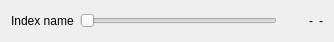
<?xml version="1.0" encoding="UTF-8"?>
<ui version="4.0">
 <class>qMRMLSequenceBrowserSeekWidget</class>
 <widget class="QWidget" name="qMRMLSequenceBrowserSeekWidget">
  <property name="geometry">
   <rect>
    <x>0</x>
    <y>0</y>
    <width>334</width>
    <height>42</height>
   </rect>
  </property>
  <property name="sizePolicy">
   <sizepolicy hsizetype="Preferred" vsizetype="Maximum">
    <horstretch>0</horstretch>
    <verstretch>0</verstretch>
   </sizepolicy>
  </property>
  <property name="windowTitle">
   <string>qMRMLSequenceBrowserSeekWidget</string>
  </property>
  <layout class="QHBoxLayout" name="horizontalLayout">
   <item>
    <widget class="QLabel" name="label_IndexName">
     <property name="text">
      <string>Index name</string>
     </property>
    </widget>
   </item>
   <item>
    <widget class="QSlider" name="slider_IndexValue">
     <property name="orientation">
      <enum>Qt::Horizontal</enum>
     </property>
    </widget>
   </item>
   <item>
    <layout class="QHBoxLayout" name="horizontalLayout_2">
     <property name="leftMargin">
      <number>0</number>
     </property>
     <item>
      <widget class="QLabel" name="label_IndexValue">
       <property name="sizePolicy">
        <sizepolicy hsizetype="Fixed" vsizetype="Preferred">
         <horstretch>0</horstretch>
         <verstretch>0</verstretch>
        </sizepolicy>
       </property>
       <property name="minimumSize">
        <size>
         <width>30</width>
         <height>0</height>
        </size>
       </property>
       <property name="text">
        <string>-</string>
       </property>
       <property name="alignment">
        <set>Qt::AlignRight|Qt::AlignTrailing|Qt::AlignVCenter</set>
       </property>
      </widget>
     </item>
     <item>
      <widget class="QLabel" name="label_IndexUnit">
       <property name="text">
        <string>-</string>
       </property>
      </widget>
     </item>
    </layout>
   </item>
  </layout>
 </widget>
 <resources>
  <include location="../../../Resources/qCjyxSequenceBrowserModule.qrc"/>
 </resources>
 <connections/>
</ui>
